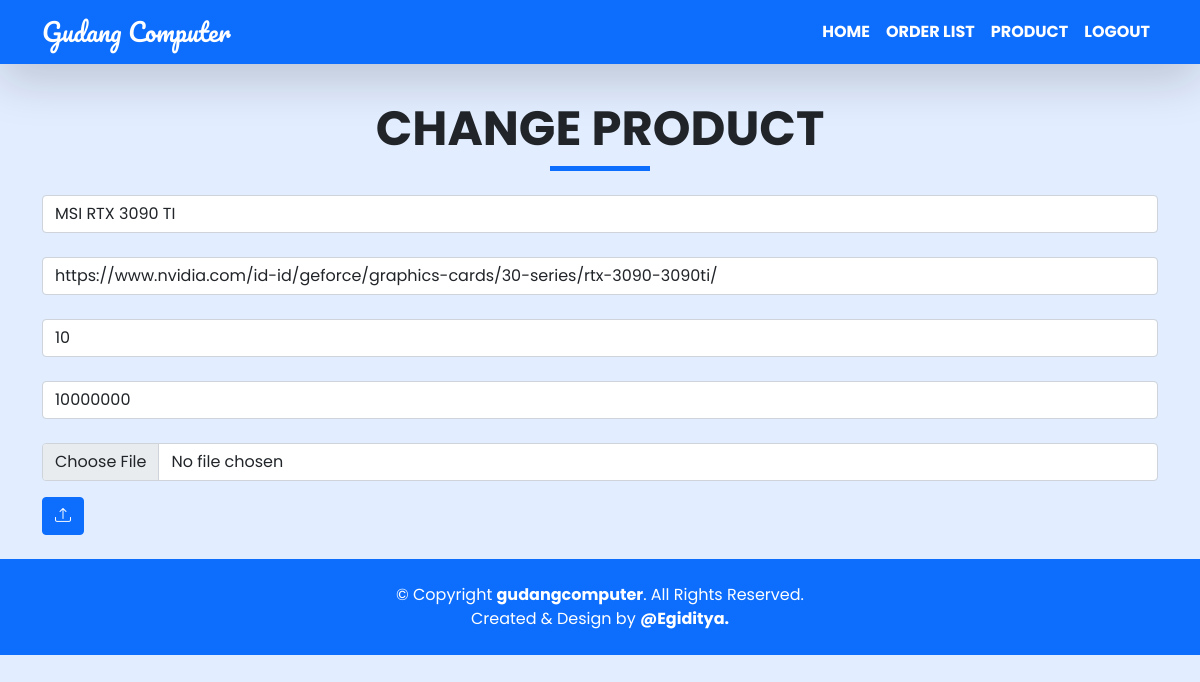
The page /admin/change.php?id=6 (signed in) on the database as committed earlier.
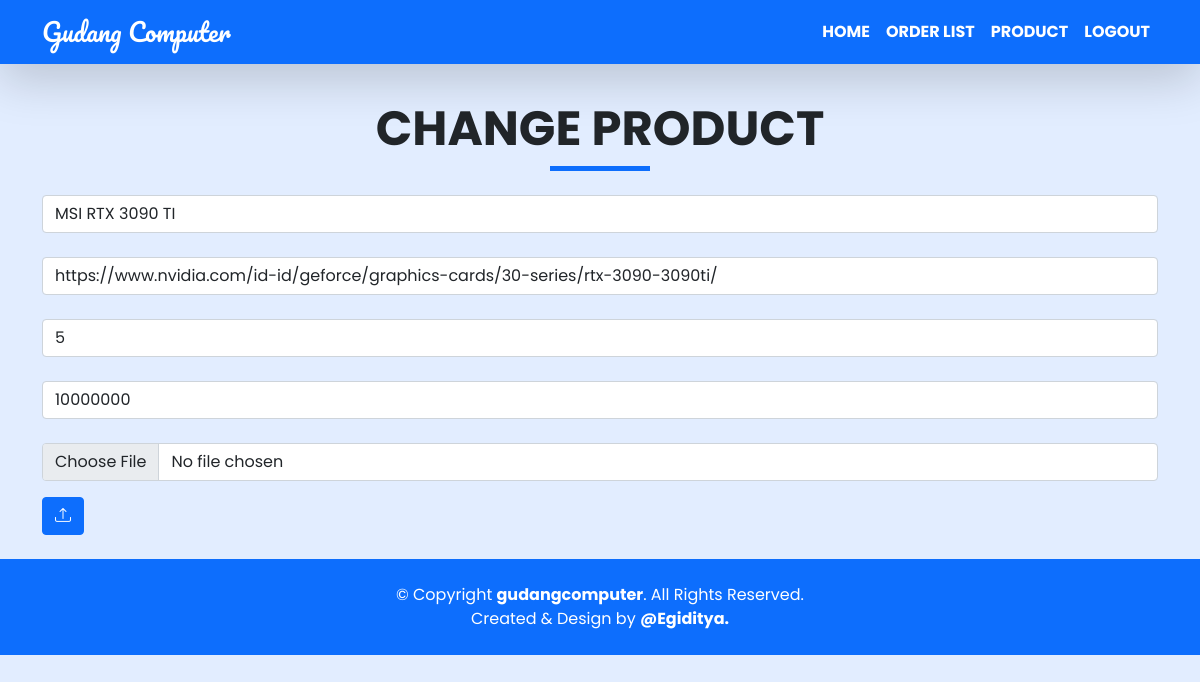
The same page on the database as committed later.
### tables this page shows
CREATE TABLE `product` (
  `id` int(11) NOT NULL,
  `nama` varchar(256) NOT NULL,
  `spesifikasi` varchar(256) NOT NULL,
  `stock` varchar(256) NOT NULL,
  `price` varchar(256) NOT NULL,
  `gambar` varchar(256) NOT NULL
);

### functions.php (called while the page is built, shortened)
<?php
$db = mysqli_connect("localhost", "root", "", "gudangcomputer");
function query($query)
{
    global $db;
    $result = mysqli_query($db, $query);
    $rows = [];
    while ($row = mysqli_fetch_assoc($result)) {
        $rows[] = $row;
    }
    return $rows;
}

### admin/change.php (the view, shortened to what this page needs)
<?php
require '../functions.php';
$id = $_GET["id"];
$prdct = query("SELECT * FROM product WHERE id = $id")[0];
?>
<!doctype html>
<html lang="en">
<head>
    <link href="https://cdn.jsdelivr.net/npm/bootstrap@5.0.2/dist/css/bootstrap.min.css" rel="stylesheet"
>
    <link rel="stylesheet" href="../css/navbar.css">
    <link rel="stylesheet" href="../css/index.css">
    <link rel="stylesheet" href="https://cdn.jsdelivr.net/npm/bootstrap-icons@1.8.3/font/bootstrap-icons.css">
</head>
<body>
    <nav class="navbar navbar-expand-lg navbar-dark bg-primary shadow-lg fixed-top">
        <div class="container">
            <a class="navbar-brand">Gudang Computer</a>
            <div class="collapse navbar-collapse" id="navbarNav">
                <ul class="navbar-nav ms-auto fw-bold text-uppercase">
                    <li class="nav-item">
                        <a class="nav-link text-white" href="index.php">HOME</a>
                    </li>
                    <li class="nav-item">
                        <a class="nav-link text-white" href="orderlist.php">Order List</a>
                    </li>
                    <li class="nav-item">
                        <a class="nav-link text-white" href="product.php">Product</a>
                    </li>
                    <li class="nav-item">
                        <a class="nav-link text-white" href="logoutadmin.php"
                            onclick="return confirm('Are You Sure?')">Logout</a>
                    </li>
                </ul>
            </div>
        </div>
    </nav>
    <section class="container">
        <section class="jumbotron text-center mb-4" style="margin-top: 100px;">
            <h1 class="display-5 text-uppercase fw-bold">Change Product</h1>
            <hr class="text-primary underline">
        </section>
        <form action="" method="post" enctype="multipart/form-data">
            <div class="mb-4">
                <input type="text" class="form-control" id="nama" name="nama" placeholder="Name"
                    value="<?= $prdct["nama"]; ?>">
            </div>
            <div class="mb-4">
                <input type="url" class="form-control" id="spesifikasi" name="spesifikasi" placeholder="Specification"
                    value="<?= $prdct["spesifikasi"]; ?>">
            </div>
            <div class="mb-4">
                <input type="number" class="form-control" id="stock" name="stock" placeholder="Stock"
                    value="<?= $prdct["stock"]; ?>">
            </div>
            <div class="mb-4">
                <input type="text" class="form-control" id="price" name="price" placeholder="Price"
                    value="<?= $prdct["price"]; ?>">
            </div>
            <div class="mb-3">
                <input type="file" class="form-control" id="gambar" name="gambar" placeholder="Image"
                    value="<?= $prdct["gambar"]; ?>">
            </div>
            <button type="submit" class="btn btn-primary mb-4" name="submit"><i class="bi bi-upload"></i></button>
        </form>
    </section>
    <footer id="footer" class="py-4 bg-primary position-relative">
        <div class="container-md text-center text-white fs-6">
            <p class="my-0">&copy; Copyright <span class="fw-bold">gudangcomputer</span>. All Rights Reserved.</p>
            <p class="my-0">
                Created & Design
                by
                <span class="fw-bold">@Egiditya.</span>
            </p>
        </div>
    </footer>
</body>
</html>

Rows that differ between the two databases and show on the page:
changed product "MSI RTX 3090 TI": stock "10" → "5"
